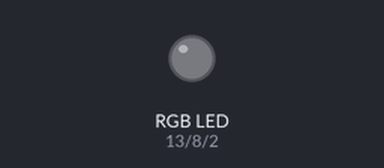
Recording of a sketch running on a simulated Arduino Uno, built with avr-gcc and run on an emulated ATmega328P. Parts: an RGB LED mixed from three pins (HIGH = lit).

Above: at 0.6 s.
At 2.5 s:
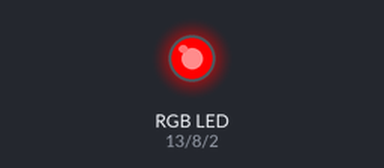
At 5.1 s:
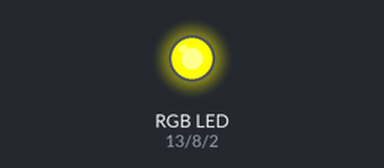
At 7.0 s:
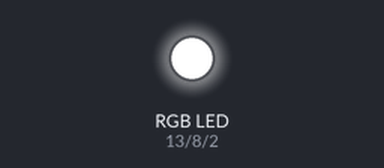
At 8.3 s:
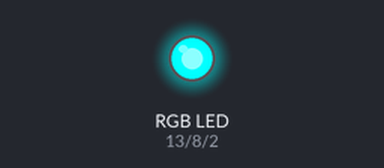
Timing chart, 0 to 10.0 s (numbered marks = the images above):
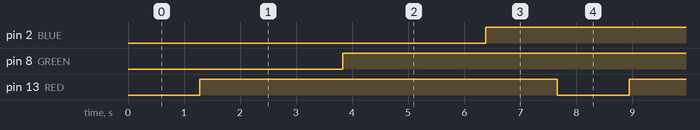

Measured:
- by itself, pin 2 (BLUE), pin 8 (GREEN), pin 13 (RED): alternates HIGH for 6.4 s and LOW for 1.3 s

The sketch:

led_rgb.ino
```cpp
int RED = 13;
int GREEN = 8;
int BLUE = 2;

void setup() {
  pinMode(RED, OUTPUT);
  pinMode(GREEN, OUTPUT);
  pinMode(BLUE, OUTPUT);
}

// the loop function runs over and over again forever
void loop() {
  for (int i=0; i<255; i++) {
    analogWrite(RED, i);
    delay(10);
  }
  for (int i=0; i<255; i++) {
    analogWrite(GREEN, i);
    delay(10);
  }
  for (int i=0; i<255; i++) {
    analogWrite(BLUE, i);
    delay(10);
  }
}
```
